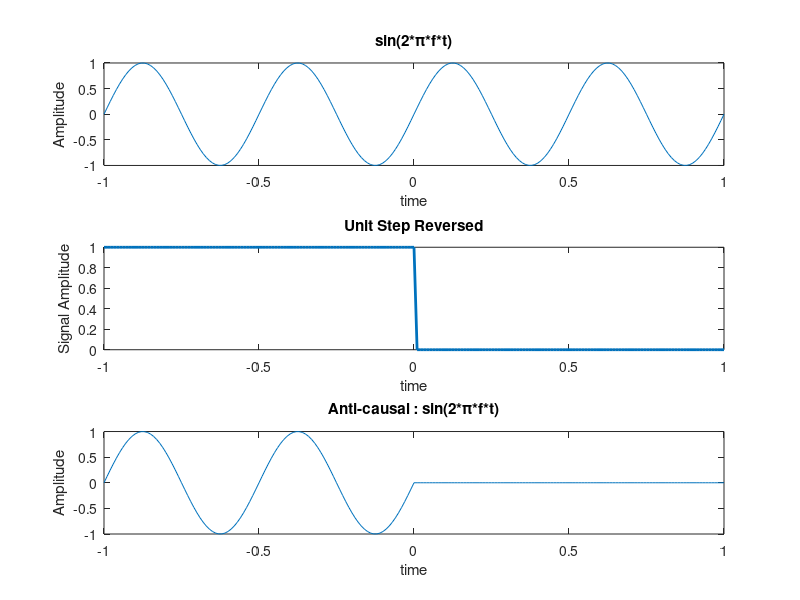

Write the MATLAB code that produced this figure.
clc 
clear all 
close all
% Interval
t = -1:1/100:1; 
% Signal 
x1 = sin(2*pi*2*t);
% Original Plot 
subplot(3,1,1);
plot(t,x1);
xlabel('time'); 
ylabel('Amplitude'); 
title('sin(2*\pi*f*t)');
% Unit Step Reversd
u = (t<=0); 
% Required Signal 
x2 = x1.*u;
% Plotting 
subplot(3,1,2);
plot(t,u,'LineWidth',2); 
xlabel('time'); 
ylabel('Signal Amplitude'); 
title('Unit Step Reversed');
subplot(3,1,3);
plot(t,x2); 
xlabel('time')
ylabel('Amplitude');
title('Anti-causal : sin(2*\pi*f*t)');
